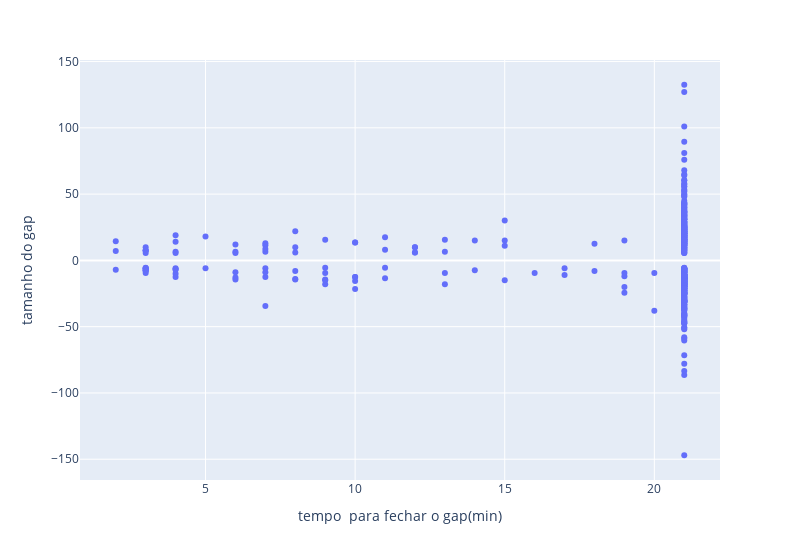
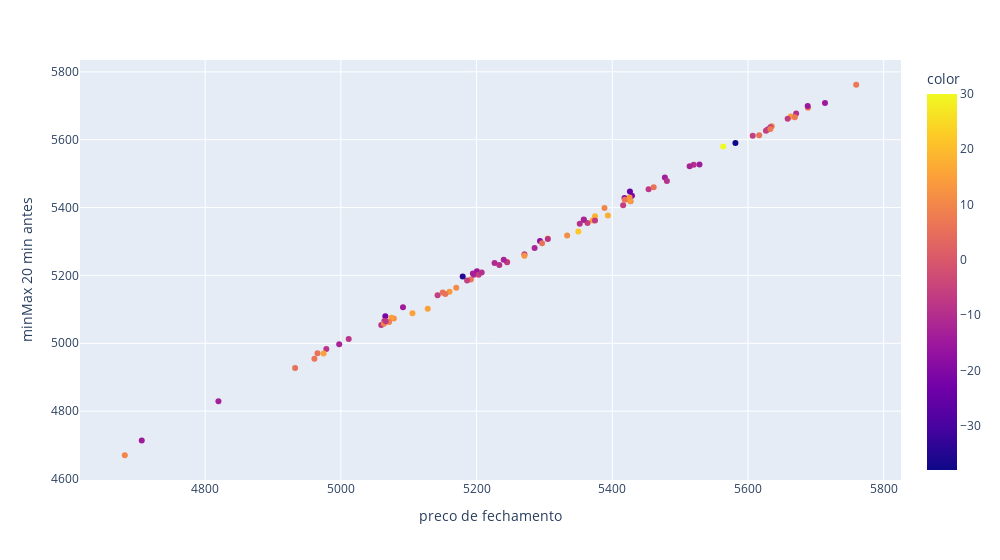
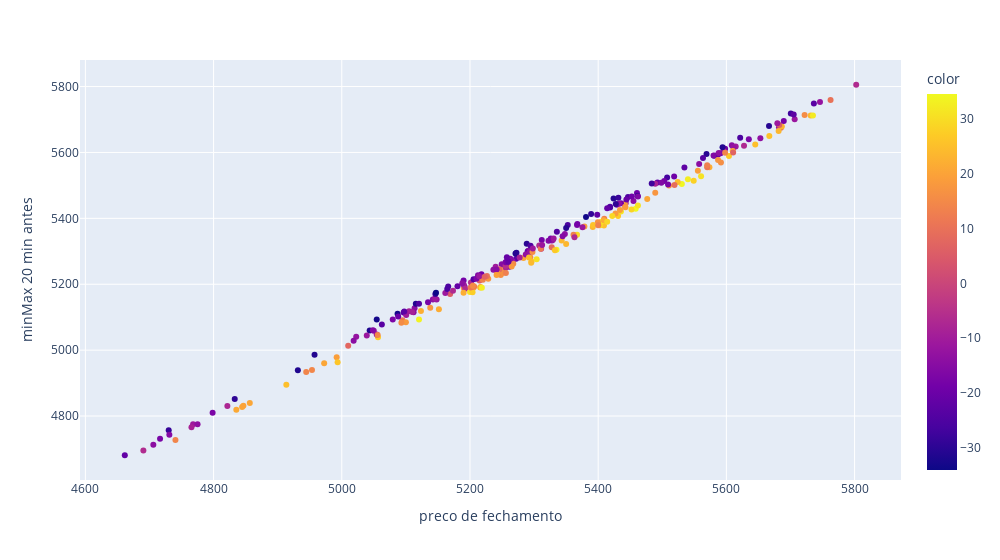

Notebook code cell kept with these figures, in order:
### Code cell
fig  = px.scatter(datas, x = '<TEMP_GAP>', y = '<TAM_GAP>', width = 800)
fig.update_xaxes(title = 'tempo  para fechar o gap(min)')
fig.update_yaxes(title = 'tamanho do gap')
fig.show()


# tamGap por min max anterior fechou
fig2  = px.scatter(datas, x = datas['<CLOSE>'].loc[fechou], y = datas['<MIN_MAX>'].loc[fechou],color=datas['<TAM_GAP>'].loc[fechou], width = 1000)
fig2.update_xaxes(title = 'preco de fechamento')
fig2.update_yaxes(title = 'minMax 20 min antes')
fig2.show()

# tamGap por min max anterior nao fechou



fig3  = px.scatter(datas, x = datas['<CLOSE>'].loc[naoFechou], y = datas['<MIN_MAX>'].loc[naoFechou],color=datas['<TAM_GAP>'].loc[naoFechou], width = 1000)
fig3.update_xaxes(title = 'preco de fechamento')
fig3.update_yaxes(title = 'minMax 20 min antes')
fig3.show()

### Figure 1 — Plotly figure (JSON) as saved in the notebook; plotly's stock layout.template omitted (floating-point values rounded to 4 significant figures; data arrays with more than 128 entries replaced by an {"elided": "..."} marker saying what was removed)
{"data": [{"hovertemplate": "<TEMP_GAP>=%{x}<br><TAM_GAP>=%{y}<extra></extra>", "legendgroup": "", "marker": {"color": "#636efa", "symbol": "circle"}, "mode": "markers", "name": "", "orientation": "v", "showlegend": false, "type": "scatter", "x": {"elided": "444 int values"}, "xaxis": "x", "y": {"elided": "444 float values"}, "yaxis": "y"}], "layout": {"legend": {"tracegroupgap": 0}, "margin": {"t": 60}, "width": 800, "xaxis": {"anchor": "y", "domain": [0, 1], "title": {"text": "tempo  para fechar o gap(min)"}}, "yaxis": {"anchor": "x", "domain": [0, 1], "title": {"text": "tamanho do gap"}}}}

### Figure 2 — Plotly figure (JSON) as saved in the notebook; plotly's stock layout.template omitted (floating-point values rounded to 4 significant figures)
{"data": [{"hovertemplate": "x=%{x}<br>y=%{y}<br>color=%{marker.color}<extra></extra>", "legendgroup": "", "marker": {"color": [8, -38, 14, -14.5, 30, -6, 6, 7, -9.5, -6, -7.5, 18, -18, 17.5, 11, -21.5, -11, -12, -14, 22, 19, 15.5, 15, -20, -5.5, -18, -7, 7.5, 10, -6, -15, -24.5, -7.5, 13.5, -8, -6.5, 10, 12, 5.5, -8, -14.5, -5.5, 6.5, -10, -15, -9.5, -6, -13.5, -9.5, -12.5, -6.5, 6.5, -9.5, -9.5, -15.5, -6, 7.5, 7.5, 6, 11.5, 6, 13.5, -6, 6.5, 14.5, 15, 8.5, 5.5, -14.5, 10, -12.5, 6.5, -8, -7.5, 15.5, 15, -13, -7, -9, 12.5, 5.5, -5.5, -9, -34.5, -9.5, 10, -12.5, 13, -12.5], "coloraxis": "coloraxis", "symbol": "circle"}, "mode": "markers", "name": "", "orientation": "v", "showlegend": false, "type": "scatter", "x": [5427, 5582.0, 5663, 5528.0, 5564.0, 5607, 5616.0, 5760.0, 5520, 5416, 5454.0, 5374.0, 5294.0, 5394.0, 5170, 5066.0, 5226.0, 5286.0, 5478.0, 5350, 5305, 5371, 5426, 5429, 5364.0, 5418, 5374.0, 5688.0, 5635, 5633, 5714.0, 5426, 5358, 5245, 5060.0, 5064, 5064.0, 5078, 4966.0, 4978.0, 5092.0, 5270.0, 5192.0, 5196, 5200.0, 5234.0, 5203, 5194.0, 5208.0, 5514, 5658.0, 5418.0, 5671, 5629, 5688, 5626.0, 5633, 5669, 5461, 5334.0, 5296.0, 5160, 5142.0, 5154, 5074.0, 5128, 5071, 4932.0, 4706.0, 4682.0, 4998.0, 4961, 5012.0, 5066, 5106.0, 4974.0, 4820.0, 5245, 5480.0, 5270.0, 5150, 5186, 5305, 5180.0, 5352, 5388.0, 5358, 5426.0, 5240], "xaxis": "x", "y": [5418.0, 5590.0, 5668.0, 5527, 5580, 5612, 5613, 5762, 5526, 5407, 5454, 5374.0, 5302.0, 5377, 5164, 5080, 5236.0, 5280.0, 5489, 5330.0, 5308.0, 5362, 5420, 5434.0, 5354.0, 5428, 5362, 5694.0, 5640, 5636.0, 5708, 5448.0, 5364.0, 5240.0, 5054, 5066.0, 5058.0, 5073, 4971, 4983, 5106, 5262.0, 5188, 5202, 5212.0, 5231, 5202, 5206.0, 5209, 5522, 5662, 5423, 5677, 5630, 5700.0, 5626.0, 5632.0, 5666, 5460, 5318, 5294.0, 5152, 5142.0, 5145, 5075, 5102, 5062.0, 4927, 4714.0, 4670, 4998.0, 4954.0, 5012.0, 5065, 5088.0, 4970, 4830.0, 5239, 5478, 5258, 5150, 5185, 5308.0, 5197, 5352, 5399, 5365, 5430, 5246], "yaxis": "y"}], "layout": {"coloraxis": {"colorbar": {"title": {"text": "color"}}, "colorscale": [[0, "#0d0887"], [0.1111, "#46039f"], [0.2222, "#7201a8"], [0.3333, "#9c179e"], [0.4444, "#bd3786"], [0.5556, "#d8576b"], [0.6667, "#ed7953"], [0.7778, "#fb9f3a"], [0.8889, "#fdca26"], [1, "#f0f921"]]}, "legend": {"tracegroupgap": 0}, "margin": {"t": 60}, "width": 1000, "xaxis": {"anchor": "y", "domain": [0, 1], "title": {"text": "preco de fechamento"}}, "yaxis": {"anchor": "x", "domain": [0, 1], "title": {"text": "minMax 20 min antes"}}}}

### Figure 3 — Plotly figure (JSON) as saved in the notebook; plotly's stock layout.template omitted (floating-point values rounded to 4 significant figures; data arrays with more than 128 entries replaced by an {"elided": "..."} marker saying what was removed)
{"data": [{"hovertemplate": "x=%{x}<br>y=%{y}<br>color=%{marker.color}<extra></extra>", "legendgroup": "", "marker": {"color": {"elided": "278 float values"}, "coloraxis": "coloraxis", "symbol": "circle"}, "mode": "markers", "name": "", "orientation": "v", "showlegend": false, "type": "scatter", "x": {"elided": "278 float values"}, "xaxis": "x", "y": {"elided": "278 float values"}, "yaxis": "y"}], "layout": {"coloraxis": {"colorbar": {"title": {"text": "color"}}, "colorscale": [[0, "#0d0887"], [0.1111, "#46039f"], [0.2222, "#7201a8"], [0.3333, "#9c179e"], [0.4444, "#bd3786"], [0.5556, "#d8576b"], [0.6667, "#ed7953"], [0.7778, "#fb9f3a"], [0.8889, "#fdca26"], [1, "#f0f921"]]}, "legend": {"tracegroupgap": 0}, "margin": {"t": 60}, "width": 1000, "xaxis": {"anchor": "y", "domain": [0, 1], "title": {"text": "preco de fechamento"}}, "yaxis": {"anchor": "x", "domain": [0, 1], "title": {"text": "minMax 20 min antes"}}}}
